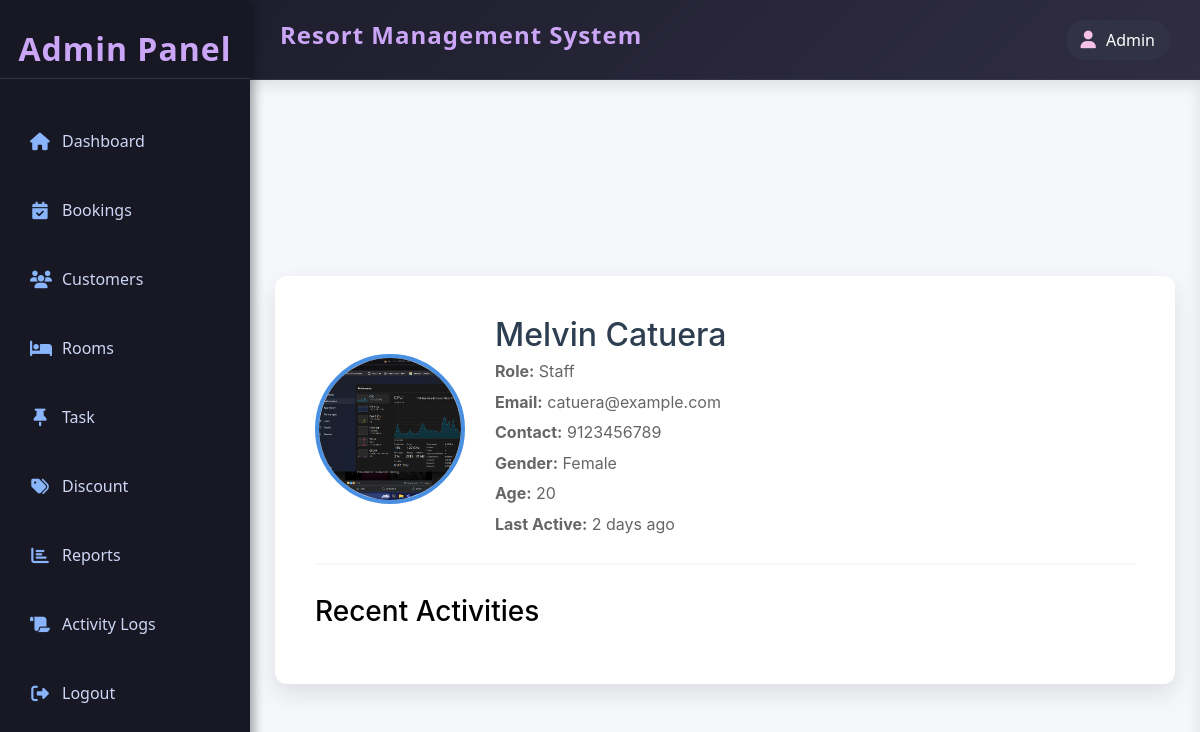
Before: /admin/customer/view.php?id=12 (signed in) with the older database file.
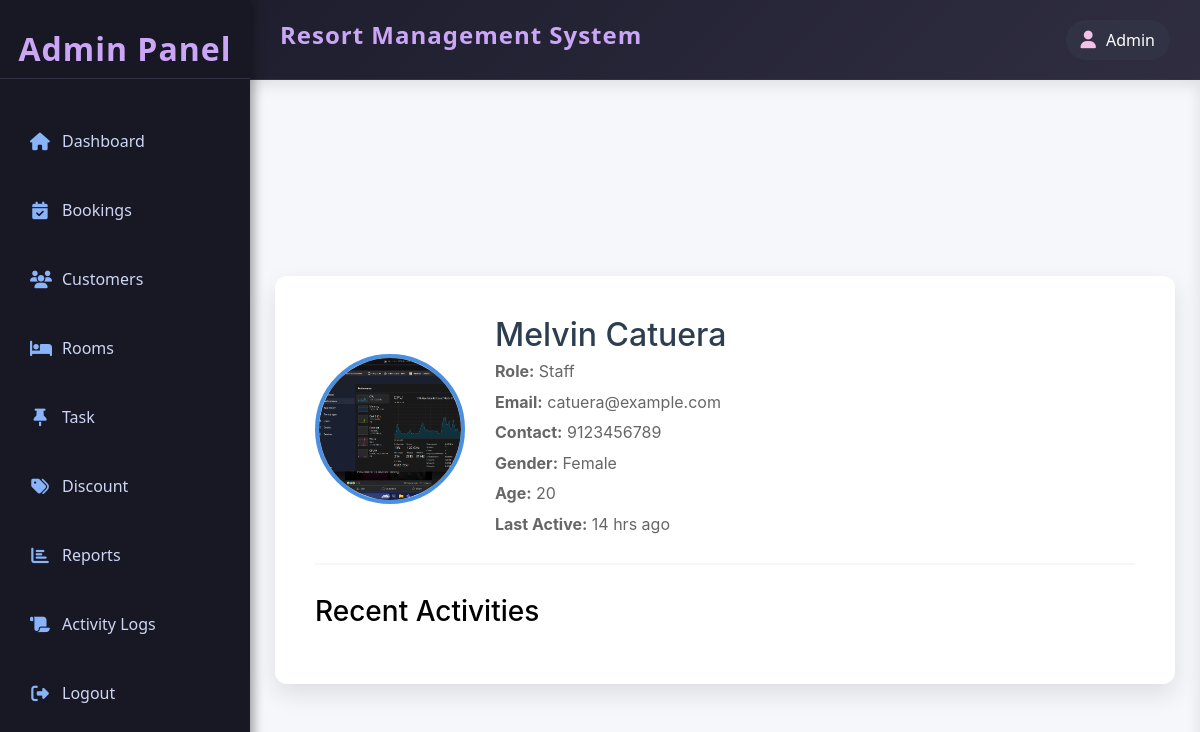
After: the same page with the newer database file.
### tables this page shows
CREATE TABLE IF NOT EXISTS `user` (
  `user_id` int(11) NOT NULL AUTO_INCREMENT,
  `account_id` int(11) NOT NULL,
  `fname` varchar(50) NOT NULL,
  `lname` varchar(50) NOT NULL,
  `age` int(11) NOT NULL,
  `gender` enum('male','female') NOT NULL,
  `contact` varchar(15) NOT NULL,
  `profile_img` varchar(255) DEFAULT NULL,
  PRIMARY KEY (`user_id`),
  UNIQUE KEY `name` (`fname`),
  UNIQUE KEY `contact` (`contact`),
  KEY `user_account_fk` (`account_id`),
  KEY `unique_fullname` (`fname`,`lname`)
);

CREATE TABLE IF NOT EXISTS `account` (
  `account_id` int(11) NOT NULL AUTO_INCREMENT,
  `username` varchar(50) NOT NULL,
  `password` varchar(50) NOT NULL,
  `role` enum('user','admin','staff') NOT NULL,
  `last_active` datetime DEFAULT NULL,
  `created_at` timestamp NOT NULL DEFAULT current_timestamp(),
  `updated_at` timestamp NULL DEFAULT NULL,
  `deleted_at` datetime DEFAULT NULL,
  PRIMARY KEY (`account_id`)
);

### admin/customer/view.php (the view, shortened to what this page needs)
<?php
include('../../resources/database/config.php');
include ('../includes/template.php');
$id = $_GET['id'];
$sql1 = "SELECT * FROM user INNER JOIN account USING(account_id) WHERE account_id=?";
$stmt1 = mysqli_prepare($conn, $sql1);
mysqli_stmt_bind_param($stmt1, 'i', $id);
mysqli_stmt_execute($stmt1);
$result1 = mysqli_stmt_get_result($stmt1);
$user = mysqli_fetch_assoc($result1);
function timeAgo($datetime) {
    $timestamp = strtotime($datetime);
    $current_time = time();
    $diff = $current_time - $timestamp;
    if ($diff < 60) {
        return "just now";
    } elseif ($diff < 3600) {
        return floor($diff / 60) . " mins ago";
    } elseif ($diff < 86400) {
        return floor($diff / 3600) . " hrs ago";
    } elseif ($diff < 7 * 86400) {
        return floor($diff / 86400) . " days ago";
    } elseif ($diff < 30 * 86400) {
        return floor($diff / (7 * 86400)) . " weeks ago";
    } elseif ($diff < 365 * 86400) {
        return floor($diff / (30 * 86400)) . " months ago";
    } else {
        return floor($diff / (365 * 86400)) . " years ago";
    }
}
?>
<!DOCTYPE html>
<html lang="en">
<head>
    <link rel="stylesheet" href="https://cdn.jsdelivr.net/npm/bootstrap@5.3.0/dist/css/bootstrap.min.css">
    <link rel="stylesheet" href="https://cdnjs.cloudflare.com/ajax/libs/font-awesome/6.4.2/css/all.min.css">
</head>
<body>
    <div class="content">
        <div class="profile-container">
            <div class="profile-header">
                <div class="profile-photo-container">
                    <img src="../../resources/assets/images/<?php echo $user['profile_img']; ?>" alt="Profile Photo" class="profile-photo">
                </div>
                <div class="profile-info">
                    <h2><?php echo $user['fname'] . " " . $user['lname']; ?></h2>
                    <p><strong>Role:</strong> <?php echo ucfirst($user['role']); ?></p>
                    <p><strong>Email:</strong> <?php echo $user['username']; ?></p>
                    <p><strong>Contact:</strong> <?php echo $user['contact']; ?></p>
                    <p><strong>Gender:</strong> <?php echo ucfirst($user['gender']); ?></p>
                    <p><strong>Age:</strong> <?php echo $user['age']; ?></p>
                    <p><strong>Last Active:</strong> <?php echo timeAgo($user['last_active']); ?></p>
                </div>
            </div>
            <h3>Recent Activities</h3>
        </div>
    </div>
</body>
</html>

Changed rows visible on the page:
changed through a linked row, user "Melvin": account.last_active "2 days ago" → "14 hrs ago"
